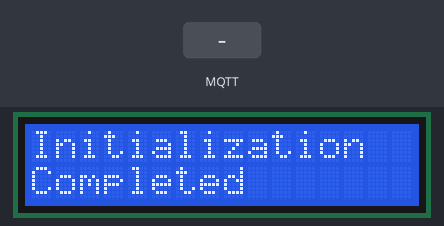
Simulated run of this sketch. Board: ESP8266 (NodeMCU). On the bench: 16×2 character LCD. Inputs (shaded band) come from the test bench. WiFi joins after 1.5 s; servers stay silent unless stated; no MQTT or app messages arrive unless stated; what the sketch prints to the serial monitor is not drawn. At 6.4 s the program puts the board to deep sleep or switches it off; the recording ends there.

Above: at 0.1 s.
At 6.2 s:
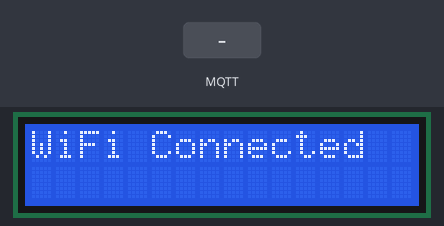
6.3 s: MQTT message "1" arrives on the first subscribed topic
At 6.35 s:
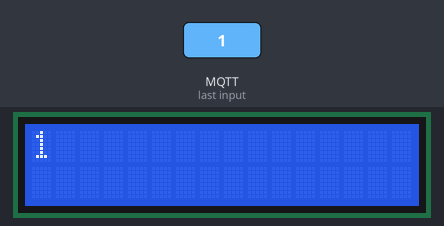
Timing chart, 0 to 6.4 s (numbered marks = the images above; inputs shaded):
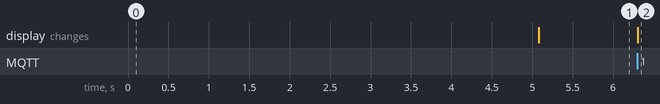

The sketch:

Weather_display.ino
```cpp
#include <ESP8266WiFi.h>
#include <PubSubClient.h>
#include <LiquidCrystal.h>

const char WiFiSSID[] = "2WIRE3442";
const char WiFiPSK[] = "XXXXX";

const int LED_PIN = 2;
const int BATT_PIN = A0;

const char serverHost[] = "192.168.1.111";

WiFiClient wifi_client;
PubSubClient client(serverHost, 1883, wifi_client);
LiquidCrystal lcd(D1,D2,D3,D4,D5,D6);

void callback(char* topic, byte* payload, unsigned int length)
{
  Serial.println("Message Received");
  //Serial.print(topic);
  //Serial.print(payload);
  lcd.clear();
  for (int i=0; i < 33; i++)
  {
    //Write payload to lcd, but allow for multiline display
    if (i == 16)
    {
      lcd.setCursor(0,1);
    }
    lcd.write(payload[i]);
  }

  Serial.println("Entering sleep");
  client.disconnect();
  delay(100);
  ESP.deepSleep(30 * 60 * 1000000, WAKE_RF_DEFAULT);
  delay(100);

}

void initHardware()
{
  Serial.begin(9600);
  lcd.begin(16,2);
  client.setCallback(callback);

  pinMode(BATT_PIN, INPUT);
  pinMode(LED_PIN, OUTPUT);
}

void connectWiFi()
{
  byte ledStatus = LOW;

  // Set WiFi mode to station (as opposed to AP or AP_STA)
  WiFi.mode(WIFI_STA);

  // WiFI.begin([ssid], [passkey]) initiates a WiFI connection
  // to the stated [ssid], using the [passkey] as a WPA, WPA2,
  // or WEP passphrase.
  WiFi.begin(WiFiSSID, WiFiPSK);

  int wifi_counter = 0;
  while (WiFi.status() != WL_CONNECTED && wifi_counter < 12)
  {
    // Blink the LED
    digitalWrite(LED_PIN, ledStatus); // Write LED high/low
    ledStatus = (ledStatus == HIGH) ? LOW : HIGH;

    delay(5000); //wait 5 seconds

    Serial.println("Not connected");
    lcd.clear();
    lcd.print("WiFi Not");
    lcd.setCursor(0,1);
    lcd.print("Connected");
    wifi_counter += 1;
  }
  //Serial.println("Wifi connected successfully");
  lcd.clear();
  lcd.print("WiFi Connected");
  digitalWrite(LED_PIN, HIGH);
}

int connectToServer()
{
  // LED turns on when we enter, it'll go off when we
  // successfully post.
  digitalWrite(LED_PIN, LOW);
  int counter = 0;
  while (counter < 3)
  {
    if (client.connect("ESP8266 Weather"))
    {
      client.subscribe("weather_display/weather");
      Serial.println("Connected to server");
      digitalWrite(LED_PIN, HIGH);
      Serial.println("Sending data");
      publishData();
      return 1;
    }
    counter += 1;
    delay(5000);
  }
  // If we fail to connect, return 0.
  Serial.println("Failed to connect to server");
  lcd.clear();
  lcd.print("Server Not");
  lcd.setCursor(0,1);
  lcd.print("Connected");
  delay(100);
  return -1;
}

bool publishData()
{
  int battery_level = analogRead(BATT_PIN);
  float battery_voltage = battery_level*(5.0/1023.0);
  char battery_string[10];
  dtostrf(battery_voltage, 2, 5, battery_string);
  Serial.printf("Battery level in: %s\n", battery_string);
  return client.publish("weather_display/voltage", battery_string);
}

void setup()
{
  initHardware();
  Serial.println("Hardware init'ed");
  lcd.clear();
  lcd.print("Initialization");
  lcd.setCursor(0,1);
  lcd.print("Completed");
  connectWiFi();
  digitalWrite(LED_PIN, HIGH);
}

void loop()
{
  if (!client.connected())
  {
    connectToServer();
  }
  client.loop();
}
```

Measured:
- after the input at 6.3 s, the display: changes at once (image 2)
